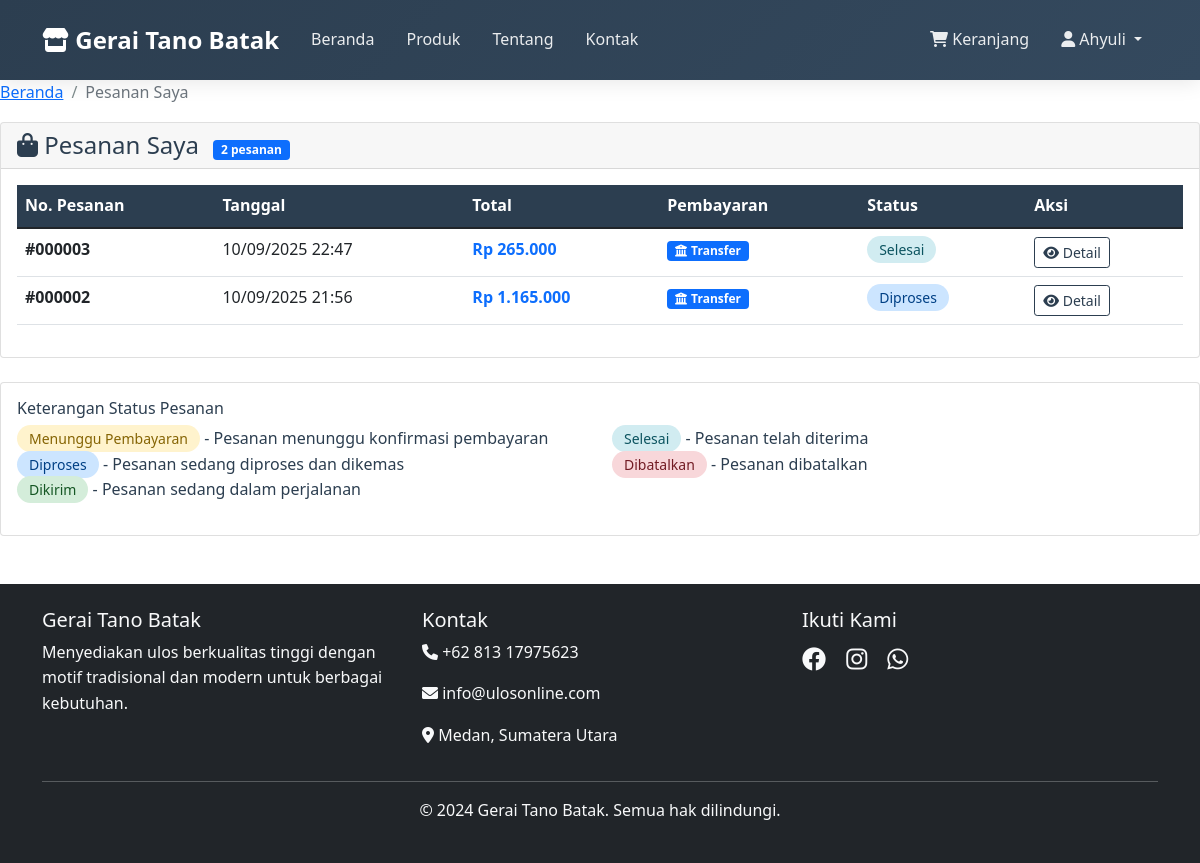
The app's page /orders.php (signed in) with its own data.
### tables this page shows
CREATE TABLE `orders` (
  `id` int(11) NOT NULL AUTO_INCREMENT,
  `user_id` int(11) DEFAULT NULL,
  `total_amount` decimal(10,2) NOT NULL,
  `status` enum('pending','processing','shipped','delivered','cancelled') DEFAULT 'pending',
  `shipping_address` text NOT NULL,
  `phone` varchar(20) NOT NULL,
  `notes` text DEFAULT NULL,
  `payment_method` enum('bank_transfer','cod') NOT NULL DEFAULT 'bank_transfer',
  `created_at` timestamp NOT NULL DEFAULT current_timestamp(),
  PRIMARY KEY (`id`),
  KEY `user_id` (`user_id`),
  CONSTRAINT `orders_ibfk_1` FOREIGN KEY (`user_id`) REFERENCES `users` (`id`)
);

### includes/config.php (called while the page is built, shortened)
<?php
function format_rupiah($angka) {
    return "Rp " . number_format($angka, 0, ',', '.');
}
?>

### orders.php (the view, shortened to what this page needs)
<?php
require_once 'includes/config.php';
$user_id = $_SESSION['user_id'];
$stmt = $pdo->prepare("SELECT * FROM orders WHERE user_id = ? ORDER BY created_at DESC");
$stmt->execute([$user_id]);
$orders = $stmt->fetchAll();
include 'includes/header.php';
?>
<nav aria-label="breadcrumb">
    <ol class="breadcrumb">
        <li class="breadcrumb-item"><a href="index.php">Beranda</a></li>
        <li class="breadcrumb-item active">Pesanan Saya</li>
    </ol>
</nav>
<div class="card">
    <div class="card-header">
        <h4 class="mb-0">
            <i class="fas fa-shopping-bag"></i> Pesanan Saya
            <span class="badge bg-primary ms-2"><?php echo count($orders); ?> pesanan</span>
        </h4>
    </div>
    <div class="card-body">
        <?php if (empty($orders)): ?>
            <div class="text-center py-5">
                <i class="fas fa-shopping-bag fa-3x text-muted mb-3"></i>
                <h5>Belum ada pesanan</h5>
                <p class="text-muted">Anda belum pernah melakukan pemesanan</p>
                <a href="products.php" class="btn btn-primary">
                    <i class="fas fa-shopping-cart"></i> Mulai Belanja
                </a>
            </div>
        <?php else: ?>
            <div class="table-responsive">
                <table class="table table-hover">
                    <thead>
                        <tr>
                            <th>No. Pesanan</th>
                            <th>Tanggal</th>
                            <th>Total</th>
                            <th>Pembayaran</th>
                            <th>Status</th>
                            <th>Aksi</th>
                        </tr>
                    </thead>
                    <tbody>
                        <?php foreach ($orders as $order): ?>
                        <tr>
                            <td>
                                <strong>#<?php echo str_pad($order['id'], 6, '0', STR_PAD_LEFT); ?></strong>
                            </td>
                            <td><?php echo date('d/m/Y H:i', strtotime($order['created_at'])); ?></td>
                            <td class="fw-bold text-primary"><?php echo format_rupiah($order['total_amount']); ?></td>
                            <td>
                                <?php if (isset($order['payment_method']) && $order['payment_method'] === 'cod'): ?>
                                    <span class="badge bg-success"><i class="fas fa-money-bill-wave me-1"></i>COD</span>
                                <?php else: ?>
                                    <span class="badge bg-primary"><i class="fas fa-university me-1"></i>Transfer</span>
                                <?php endif; ?>
                            </td>
                            <td>
                                <?php
                                $status_class = '';
                                $status_text = '';
                                switch ($order['status']) {
                                    case 'processing':
                                        $status_class = 'status-processing';
                                        $status_text = 'Diproses';
                                        break;
                                    case 'delivered':
                                        $status_class = 'status-delivered';
                                        $status_text = 'Selesai';
                                        break;
                                }
                                ?>
                                <span class="order-status <?php echo $status_class; ?>">
                                    <?php echo $status_text; ?>
                                </span>
                            </td>
                            <td>
                                <a href="order_detail.php?id=<?php echo $order['id']; ?>"
                                   class="btn btn-outline-primary btn-sm">
                                    <i class="fas fa-eye"></i> Detail
                                </a>
                            </td>
                        </tr>
                        <?php endforeach; ?>
                    </tbody>
                </table>
            </div>
        <?php endif; ?>
    </div>
</div>
<div class="card mt-4">
    <div class="card-body">
        <h6 class="card-title">Keterangan Status Pesanan</h6>
        <div class="row">
            <div class="col-md-6">
                <ul class="list-unstyled">
                    <li><span class="order-status status-pending">Menunggu Pembayaran</span> - Pesanan menunggu konfirmasi pembayaran</li>
                    <li><span class="order-status status-processing">Diproses</span> - Pesanan sedang diproses dan dikemas</li>
                    <li><span class="order-status status-shipped">Dikirim</span> - Pesanan sedang dalam perjalanan</li>
                </ul>
            </div>
            <div class="col-md-6">
                <ul class="list-unstyled">
                    <li><span class="order-status status-delivered">Selesai</span> - Pesanan telah diterima</li>
                    <li><span class="order-status status-cancelled">Dibatalkan</span> - Pesanan dibatalkan</li>
                </ul>
            </div>
        </div>
    </div>
</div>
<?php include 'includes/footer.php'; ?>

### assets/css/style.css (style rules this page uses)
:root { --primary-color: #2c3e50; --secondary-color: #34495e; --accent-color: #e74c3c; --gold-color: #f39c12; --success-color: #27ae60; --danger-color: #e74c3c; --warning-color: #f39c12; --info-color: #3498db; --light-color: #ecf0f1; --dark-color: #2c3e50; --text-dark: #2c3e50; --text-light: #7f8c8d; --gradient-primary: linear-gradient(135deg, #667eea 0%, #764ba2 100%); --gradient-secondary: linear-gradient(135deg, #f093fb 0%, #f5576c 100%); --gradient-elegant: linear-gradient(135deg, #2c3e50 0%, #34495e 100%); --shadow-elegant: 0 10px 30px rgba(0, 0, 0, 0.1); --shadow-hover: 0 15px 40px rgba(0, 0, 0, 0.15); }
body { font-family: 'Segoe UI', Tahoma, Geneva, Verdana, sans-serif; line-height: 1.6; color: var(--text-dark); }
.btn-outline-primary { color: var(--primary-color); border-color: var(--primary-color); }
.badge { font-size: 0.75rem; }
.breadcrumb { background: none; padding: 0; }
.breadcrumb-item + .breadcrumb-item::before { color: var(--text-light); }
.table th { border-top: none; background-color: var(--primary-color); color: white; }
.order-status { padding: 0.25rem 0.75rem; border-radius: 20px; font-size: 0.875rem; font-weight: 500; }
.status-pending { background-color: #fff3cd; color: #856404; }
.status-processing { background-color: #cce5ff; color: #004085; }
.status-shipped { background-color: #d4edda; color: #155724; }
.status-delivered { background-color: #d1ecf1; color: #0c5460; }
.status-cancelled { background-color: #f8d7da; color: #721c24; }

### records on screen
orders: id "000003", created_at "10/09/2025 22:47", total_amount "Rp 265.000", payment_method "Transfer", status "Selesai"
orders: id "000002", created_at "10/09/2025 21:56", total_amount "Rp 1.165.000", payment_method "Transfer", status "Diproses"

### other values on screen
$_SESSION['username'] "Ahyuli"
count($orders) "2"
